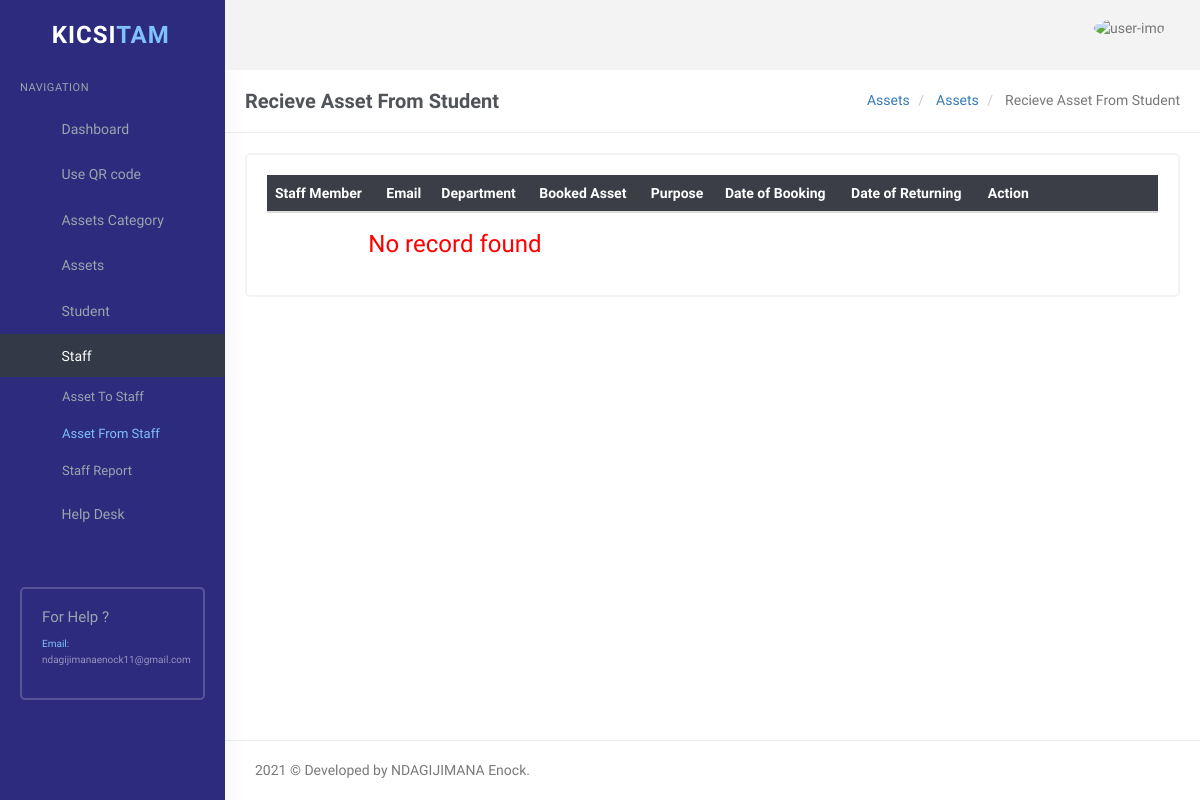
The page /user/asset-from-staff.php (signed in) on the database as committed earlier.
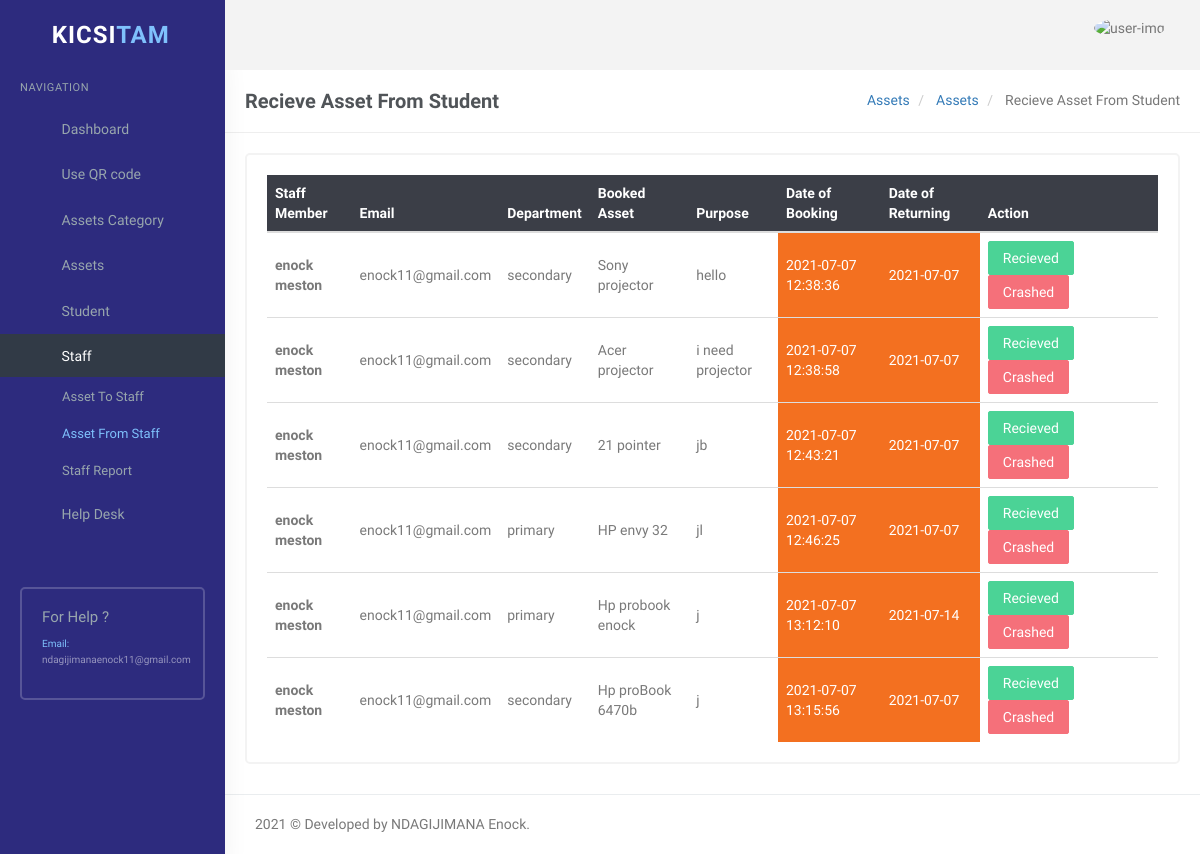
The same page on the database as committed later.
### tables this page shows
CREATE TABLE `teacherbookingtbl` (
  `tbid` int(11) NOT NULL,
  `toolID` int(11) NOT NULL,
  `teacherID` int(11) NOT NULL,
  `staffOption` varchar(18) NOT NULL,
  `purpose` varchar(150) NOT NULL,
  `BookedDate` timestamp NOT NULL DEFAULT current_timestamp(),
  `returnDate` date NOT NULL,
  `ActiveStatus` int(5) NOT NULL,
  `BookStatus` int(11) NOT NULL
);

CREATE TABLE `teachertbl` (
  `tid` int(11) NOT NULL,
  `Firstname` varchar(45) NOT NULL,
  `Lastname` varchar(45) NOT NULL,
  `phoneNumber` varchar(16) NOT NULL,
  `email` varchar(45) NOT NULL,
  `username` varchar(45) NOT NULL,
  `password` varchar(18) NOT NULL,
  `ActiveStatus` int(11) NOT NULL,
  `AddedDate` timestamp NOT NULL DEFAULT current_timestamp()
);

CREATE TABLE `tbltools` (
  `id` int(11) NOT NULL,
  `Toolname` varchar(45) NOT NULL,
  `ToolImage` varchar(200) NOT NULL,
  `serial_number` varchar(100) NOT NULL,
  `ToolCategory` varchar(11) NOT NULL,
  `ToolDescription` varchar(100) NOT NULL,
  `isAllowedBy` varchar(11) NOT NULL,
  `ActiveStatus` int(5) NOT NULL,
  `response_status` int(11) NOT NULL,
  `PostedDate` timestamp NOT NULL DEFAULT current_timestamp()
);

### user/asset-from-staff.php (the view, shortened to what this page needs)
<?php
if (strlen($_SESSION['id']) == 0) {
    header('location:index.php');
} else {
?>
    <!DOCTYPE html>
    <html lang="en">
    <head>
        <link rel="stylesheet" href="../plugins/morris/morris.css">
        <link href="../plugins/jvectormap/jquery-jvectormap-2.0.2.css" rel="stylesheet" />
        <link href="assets/css/bootstrap.min.css" rel="stylesheet" type="text/css" />
        <link href="assets/css/core.css" rel="stylesheet" type="text/css" />
        <link href="assets/css/components.css" rel="stylesheet" type="text/css" />
        <link href="assets/css/icons.css" rel="stylesheet" type="text/css" />
        <link href="assets/css/pages.css" rel="stylesheet" type="text/css" />
        <link href="assets/css/menu.css" rel="stylesheet" type="text/css" />
        <link href="assets/css/responsive.css" rel="stylesheet" type="text/css" />
        <link rel="stylesheet" href="../plugins/switchery/switchery.min.css">
    </head>
    <body class="fixed-left">
        <div id="wrapper">
            <?php include('includes/topheader.php'); ?>
            <?php include('includes/leftsidebar.php'); ?>
            <div class="content-page">
                <div class="content">
                    <div class="container">
                        <div class="row">
                            <div class="col-xs-12">
                                <div class="page-title-box">
                                    <h4 class="page-title">Recieve Asset From Student </h4>
                                    <ol class="breadcrumb p-0 m-0">
                                        <li>
                                            <a href="#">Assets</a>
                                        </li>
                                        <li>
                                            <a href="#">Assets</a>
                                        </li>
                                        <li class="active">
                                            Recieve Asset From Student
                                        </li>
                                    </ol>
                                    <div class="clearfix"></div>
                                </div>
                            </div>
                        </div>
                        <div class="row">
                            <div class="col-sm-12">
                                <div class="card-box">
                                    <div class="table-responsive">
                                        <table class="table table-colored table-centered table-inverse m-0" style="width: 100%;">
                                            <thead>
                                                <tr>
                                                    <th>Staff Member</th>
                                                    <th>Email</th>
                                                    <th>Department</th>
                                                    <th>Booked Asset</th>
                                                    <th>Purpose</th>
                                                    <th>Date of Booking</th>
                                                    <th>Date of Returning</th>
                                                    <th style="width: 20%;">Action</th>
                                                </tr>
                                            </thead>
                                            <tbody>
                                                <?php
                                                $query = mysqli_query($con, "SELECT tbltools.id as tid,teachertbl.Firstname AS fname,
                                                teachertbl.Lastname AS lname,teachertbl.phoneNumber AS phone,teachertbl.email AS email,
                                                teacherbookingtbl.tbid AS teacboo,teacherbookingtbl.staffOption as teacoption,
                                                tbltools.Toolname as toolname,teacherbookingtbl.purpose as purpose,
                                                teacherbookingtbl.BookedDate AS bookeddate,teacherbookingtbl.returnDate
                                                FROM teachertbl,tbltools LEFT JOIN teacherbookingtbl ON teacherbookingtbl.toolID=tbltools.id
                                                WHERE teacherbookingtbl.teacherID=teachertbl.tid AND teacherbookingtbl.ActiveStatus =1 AND teacherbookingtbl.BookStatus=1");
                                                $rowcount = mysqli_num_rows($query);
                                                if ($rowcount == 0) {
                                                ?>
                                                    <tr>
                                                        <td colspan="4" align="center">
                                                            <h3 style="color:red">No record found</h3>
                                                        </td>
                                                        <?php
                                                    } else {
                                                        while ($row = mysqli_fetch_array($query)) {
                                                        ?>
                                                    <tr>
                                                        <td><b><?php echo $row['fname'] . "  " . $row['lname']; ?></b></td>
                                                        <td><?php echo $row['email']; ?></td>
                                                        <td><?php echo $row['teacoption']; ?></td>
                                                        <td><?php echo $row['toolname']; ?></td>
                                                        <td><?php echo $row['purpose']; ?></td>
                                                        <td style="background-color: #f37020;color:white;"><?php echo $row['bookeddate']; ?></td>
                                                        <td style="background-color: #f37020;color:white;"><?php echo $row['returnDate']; ?></td>
                                                        <td>
                                                            <a href="asset-from-staff.php?rid=<?php echo htmlentities($row['teacboo']); ?>&&action=rep" onclick="return confirm('Do you realy Recieve An Asset ?')" class=" btn btn-success">Recieved</a>
                                                            <a href="asset-from-staff.php?rid1=<?php echo htmlentities($row['teacboo']); ?>&&action1=rep" onclick="return confirm('Ohh No This asset was Crashed ?')" class="btn btn-danger">Crashed</a>
                                                        </td>
                                                    </tr>
                                            <?php }
                                                    } ?>
                                            </tbody>
                                        </table>
                                    </div>
                                </div>
                            </div>
                        </div>
                    </div>
                </div>
                <?php include('includes/footer.php'); ?>
            </div>
        </div>
    </body>
    </html>
<?php } ?>

### user/includes/topheader.php (shortened to what this page needs)
<div class="topbar">
    <div class="topbar-left" style="background-color: #2d2b7e;color:white;">
        <a href="dashboard.php" class="logo"><span>kicsi<span>tam</span></span><i class="mdi mdi-layers"></i></a>
    </div>
    <div class="navbar navbar-default" role="navigation">
        <div class="container">
            <ul class="nav navbar-nav navbar-left">
                <li>
                </li>
            </ul>
            <ul class="nav navbar-nav navbar-right">
                <li class="dropdown user-box">
                    <a href="" class="dropdown-toggle waves-effect user-link" data-toggle="dropdown" aria-expanded="true">
                        <img src="assets/images/users/avatar-1.jpg" alt="user-img" class="img-circle user-img">
                    </a>
                </li>
            </ul>
        </div>
    </div>
</div>

### user/includes/leftsidebar.php (shortened to what this page needs)
<div class="left side-menu" style="background-color: #2d2b7e;color:white;">
    <div class="sidebar-inner slimscrollleft">
        <div id="sidebar-menu">
            <ul>
                <li class="menu-title">Navigation</li>
                <li class="has_sub">
                    <a href="dashboard.php" class="waves-effect"><i class="mdi mdi-view-dashboard"></i>
                        <span> Dashboard </span> </a>
                </li>
                <li class="has_sub">
                    <a href="javascript:void(0);" class="waves-effect"> <span>Use QR code</span> <span
                            class="menu-arrow"></span></a>
                </li>
                <li class="has_sub">
                    <a href="javascript:void(0);" class="waves-effect"> <span>Assets Category </span> <span
                            class="menu-arrow"></span></a>
                </li>
                <li class="has_sub">
                    <a href="javascript:void(0);" class="waves-effect"> <span> Assets </span> <span
                            class="menu-arrow"></span></a>
                </li>
                <li class="has_sub">
                    <a href="javascript:void(0);" class="waves-effect"> <span>Student </span> <span
                            class="menu-arrow"></span></a>
                </li>
                <li class="has_sub">
                    <a href="javascript:void(0);" class="waves-effect"> <span> Staff </span> <span
                            class="menu-arrow"></span></a>
                    <ul class="list-unstyled">
                        <li><a href="reply-staff.php">Asset To Staff</a></li>
                        <li><a href="asset-from-staff.php">Asset From Staff</a></li>
                        <li><a href="staff-report.php">Staff Report</a></li>
                    </ul>
                </li>
                <li class="has_sub">
                    <a href="javascript:void(0);" class="waves-effect"> <span> Help Desk </span> <span
                            class="menu-arrow"></span></a>
                </li>
            </ul>
        </div>
        <div class="help-box">
            <h5 class="text-muted m-t-0">For Help ?</h5>
            <p style="font-size:10px;" class=""><span class="text-custom">Email:</span> <br />
                ndagijimanaenock11@gmail.com</p>
        </div>
    </div>
</div>

### user/includes/footer.php
<footer class="footer text-right">
   2021 © Developed by NDAGIJIMANA Enock.
</footer>

### user/assets/css/core.css (style rules this page uses)
body { font-family: 'Varela Round', sans-serif; margin: 0; padding-bottom: 60px; overflow-x: hidden; color: #797979; }
html { position: relative; min-height: 100%; }
.h1, .h2, .h3, .h4, .h5, .h6, h1, h2, h3, h4, h5, h6 { color: #505458; font-family: 'Hind Madurai', sans-serif; margin: 10px 0; }
h5 { font-size: 15px; }
p { line-height: 1.6; }
* { outline: none !important; }
b, strong { font-weight: 600; font-family: 'Hind Madurai', sans-serif; }
.container { width: auto; }
.footer { border-top: 1px solid rgba(152, 166, 173, 0.2); bottom: 0; text-align: left !important; padding: 19px 30px 20px; position: absolute; right: 0; left: 225px; }
#wrapper { height: 100%; overflow: hidden; width: 100%; }
.p-0 { padding: 0 !important; }
.m-0 { margin: 0 !important; }
.m-t-0 { margin-top: 0 !important; }
.card-box { padding: 20px; border: 2px solid #f3f3f3; -webkit-border-radius: 5px; border-radius: 5px; -moz-border-radius: 5px; background-clip: padding-box; margin-bottom: 20px; background-color: #ffffff; }
.row { margin-right: -10px; margin-left: -10px; }
.col-lg-1, .col-lg-10, .col-lg-11, .col-lg-12, .col-lg-2, .col-lg-3, .col-lg-4, .col-lg-5, .col-lg-6, .col-lg-7, .col-lg-8, .col-lg-9, .col-md-1, .col-md-10, .col-md-11, .col-md-12, .col-md-2, .col-md-3, .col-md-4, .col-md-5, .col-md-6, .col-md-7, .col-md-8, .col-md-9, .col-sm-1, .col-sm-10, .col-sm-11, .col-sm-12, .col-sm-2, .col-sm-3, .col-sm-4, .col-sm-5, .col-sm-6, .col-sm-7, .col-sm-8, .col-sm-9, .col-xs-1, .col-xs-10, .col-xs-11, .col-xs-12, .col-xs-2, .col-xs-3, .col-xs-4, .col-xs-5, .col-xs-6, .col-xs-7, .col-xs-8, .col-xs-9 { padding-left: 10px; padding-right: 10px; }
.breadcrumb { background-color: transparent; margin-bottom: 15px; padding-top: 10px; padding-left: 0; }
.text-custom { color: #7fc1fc !important; }
.text-muted { color: #98a6ad !important; }
.waves-effect { position: relative; cursor: pointer; display: inline-block; overflow: hidden; -webkit-user-select: none; -moz-user-select: none; -ms-user-select: none; user-select: none; -webkit-tap-highlight-color: transparent; vertical-align: middle; z-index: 1; will-change: opacity, transform; -webkit-transition: all 0.3s ease-out; -moz-transition: all 0.3s ease-out; -o-transition: all 0.3s ease-out; -ms-transition: all 0.3s ease-out; transition: all 0.3s ease-out; }

Rows that differ between the two databases and show on the page:
added teacherbookingtbl: teacherID.Firstname "enock", teacherID.Lastname "meston", teacherID.email "enock11@gmail.com", staffOption "secondary", toolID.Toolname "Sony projector", purpose "hello", BookedDate "2021-07-07 12:38:36", returnDate "2021-07-07"
added teacherbookingtbl: teacherID.Firstname "enock", teacherID.Lastname "meston", teacherID.email "enock11@gmail.com", staffOption "secondary", toolID.Toolname "Acer projector", purpose "i need projector", BookedDate "2021-07-07 12:38:58", returnDate "2021-07-07"
added teacherbookingtbl: teacherID.Firstname "enock", teacherID.Lastname "meston", teacherID.email "enock11@gmail.com", staffOption "secondary", toolID.Toolname "21 pointer", purpose "jb", BookedDate "2021-07-07 12:43:21", returnDate "2021-07-07"
added teacherbookingtbl: teacherID.Firstname "enock", teacherID.Lastname "meston", teacherID.email "enock11@gmail.com", staffOption "primary", toolID.Toolname "HP envy 32", purpose "jl", BookedDate "2021-07-07 12:46:25", returnDate "2021-07-07"
added teacherbookingtbl: teacherID.Firstname "enock", teacherID.Lastname "meston", teacherID.email "enock11@gmail.com", staffOption "primary", toolID.Toolname "Hp probook enock", purpose "j", BookedDate "2021-07-07 13:12:10", returnDate "2021-07-14"
added teacherbookingtbl: teacherID.Firstname "enock", teacherID.Lastname "meston", teacherID.email "enock11@gmail.com", staffOption "secondary", toolID.Toolname "Hp proBook 6470b", purpose "j", BookedDate "2021-07-07 13:15:56", returnDate "2021-07-07"
Other text that changed with them:
text no longer shown: "No record found"
